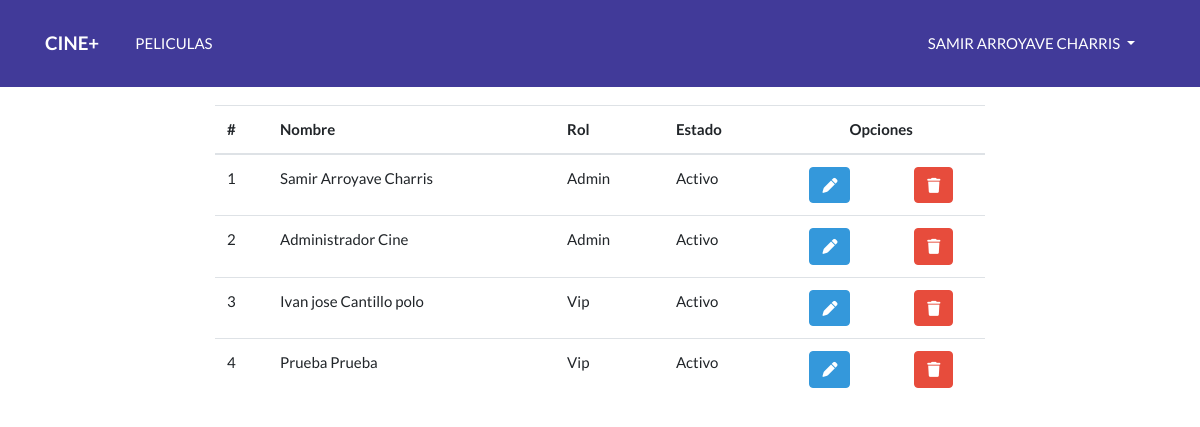
The page /user/lista (signed in) on the database as committed earlier.
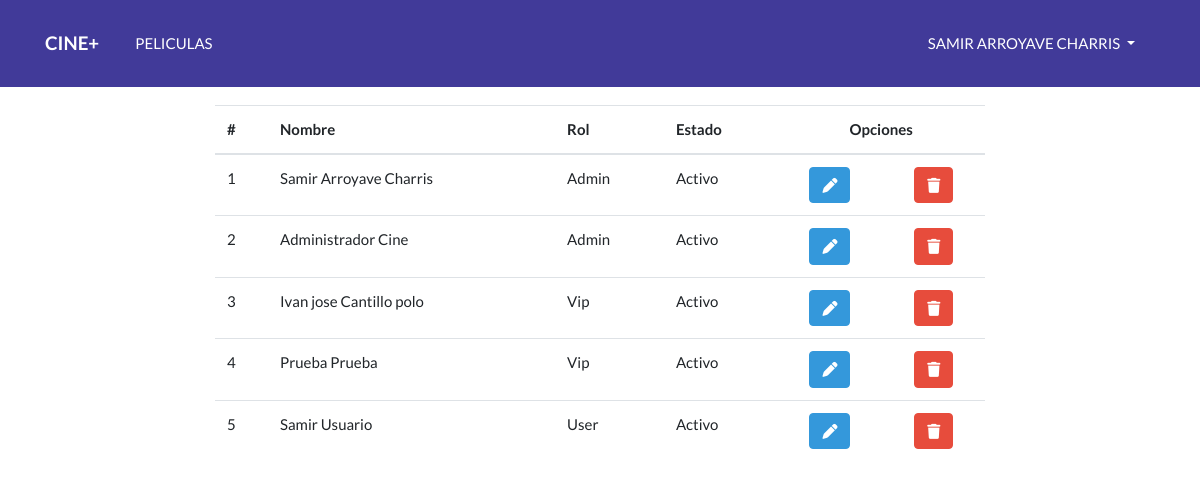
The same page on the database as committed later.
### tables this page shows
CREATE TABLE `usuarios` (
  `id` int(11) NOT NULL,
  `nombre` varchar(199) NOT NULL,
  `apellido` varchar(199) NOT NULL,
  `telefono` varchar(199) NOT NULL,
  `email` varchar(199) NOT NULL,
  `password` varchar(199) NOT NULL,
  `tarjeta` varchar(11) DEFAULT NULL,
  `fecha_nacimiento` varchar(100) DEFAULT NULL,
  `fk_rol` int(11) NOT NULL,
  `fk_estado` int(11) NOT NULL
);

CREATE TABLE `roles` (
  `id` int(11) NOT NULL,
  `rol` varchar(25) NOT NULL
);

### config/Conexion.php (called while the page is built)
<?php
class Conexion{
    public static function Conectar() {
        include __DIR__ . "/Datos.php";
        $datos = $CONEXION['desarrollo'];
        $con = 'mysql:host=' . $datos['host'];
        $con .= ';dbname=' . $datos['db'];
        try {
            $conexion = new PDO($con, $datos['user'], $datos['pass']);
            $conexion->setAttribute(PDO::ATTR_ERRMODE, PDO::ERRMODE_EXCEPTION);
            $conexion->exec("SET CHARACTER SET UTF8");
        } catch (Exception $e) {
            echo "<b> Hubo un error </b>";
        }
        return $conexion;
    }
}

### models/UserModel.php (called while the page is built, shortened)
<?php
    require_once ('config/Conexion.php');
    class UserModel {
        private $conexion;
        public function __construct(){
            $this->conexion = Conexion::Conectar();
        }
        public function getAll() {
            $sqlGetAll = "SELECT usuarios.*, roles.rol FROM usuarios INNER JOIN roles ON usuarios.fk_rol = roles.id ORDER BY usuarios.fk_rol ";
            $getAll = $this->conexion->prepare( $sqlGetAll );
            $getAll->execute();
            return $getAll;
        }
    }

### views/lista_usuarios.php (the view, shortened to what this page needs)
<!DOCTYPE html>
<html lang="es">
<head>
    <?php require_once('partials/_styles.php') ?>
</head>
<body>
    <?php require_once('partials/_navbar.php') ?>
    <div class="container-fluid container-top mb-4">
        <div class="row">
            <div class="col-12 col-md-8 col-lg-8 col-xl-8 mx-auto">
                <table class="table table-border">
                    <thead>
                        <tr>
                            <th> # </th>
                            <th> Nombre </th>
                            <th> Rol </th>
                            <th> Estado </th>
                            <th colspan="2" class="text-center"> Opciones </th>
                        </tr>
                    </thead>
                    <tbody>
                        <?php $i = 1;
                        foreach ($resUsers as $user) : ?>
                            <tr>
                                <td> <?= $i++; ?> </td>
                                <td> <?= $user['nombre'] . " " . $user['apellido'] ?> </td>
                                <td> <?= $user['rol'] ?> </td>
                                <td> <?= ($user['fk_estado'] == 1) ? 'Activo' : 'Inactivo' ?> </td>
                                <td class="text-center">
                                    <form action="<?= URL_BASE ?>user/editar" method="POST">
                                        <button type="submit" class="btn btn-info"> <i class="fas fa-pen"></i> </button>
                                    </form>
                                </td>
                                <td class="text-center">
                                    <button class="btn btn-danger" onclick="deleteUser( <?= $user['id'] ?>, '<?= URL_BASE ?>' )" data-toggle="modal" data-target="#modal<?= $user['id'] ?>"> <i class="fas fa-trash"></i> </button>
                                </td>
                            </tr>
                        <?php endforeach; ?>
                    </tbody>
                </table>
            </div>
        </div>
    </div>
</body>
</html>

Rows that differ between the two databases and show on the page:
added usuarios: nombre "Samir", apellido "Usuario", fk_rol.rol "User", shows "Activo"
